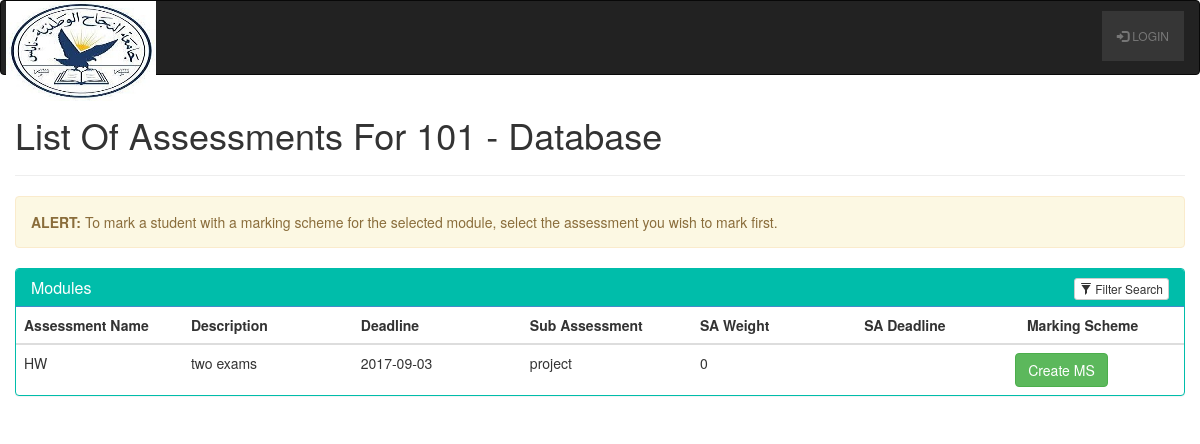
Screenshot of /lecturer/view-assessments-marking-scheme.php?id=101 with the database file from the repository.
### tables this page shows
CREATE TABLE `module` (
  `id` int(9) NOT NULL,
  `module_code` varchar(7) NOT NULL,
  `module_name` varchar(50) NOT NULL,
  `lecturer_id` int(255) NOT NULL,
  `module_leader` varchar(50) NOT NULL,
  `description` varchar(250) NOT NULL,
  `level` varchar(25) NOT NULL,
  `assessment1` varchar(50) NOT NULL,
  `assessment2` varchar(50) NOT NULL,
  `assessment3` varchar(50) NOT NULL,
  `lecturers_linked` varchar(250) NOT NULL,
  `engagement_points` varchar(500) NOT NULL
);

CREATE TABLE `assessment` (
  `assessment_code` int(9) NOT NULL,
  `module_code` varchar(15) NOT NULL,
  `name` varchar(250) NOT NULL,
  `number_markers` int(11) NOT NULL,
  `marking_scheme` varchar(9) NOT NULL,
  `weighs` varchar(5) NOT NULL,
  `description` varchar(255) NOT NULL,
  `deadline` varchar(15) NOT NULL,
  `markers` varchar(40) NOT NULL,
  `sub_assessment` varchar(60) NOT NULL,
  `sub_assessment_description` varchar(100) NOT NULL,
  `sub_assessment_weight` int(11) NOT NULL,
  `sub_assessment_marking_scheme` varchar(50) NOT NULL,
  `sub_assessment_deadline` varchar(50) NOT NULL
);

### lecturer/view-assessments-marking-scheme.php (the view, shortened to what this page needs)
<!DOCTYPE html>
<html>
  <?php
    include "../includes/header.php";
    include "../includes/lecturer-navbar.php";
    include "../db_handler.php";
  ?>
  <link rel="stylesheet" href="https://maxcdn.bootstrapcdn.com/bootstrap/3.3.7/css/bootstrap.min.css">
<head>
    <link rel="stylesheet" type="text/css" href="bootstrap/css/bootstrap.min.css"/>
</head>
<body>
<div class="container">
    <div class="row">
    	<h1>List Of Assessments For
        <?php
            $module = mysqli_real_escape_string($conn, $_GET['id']);
            $sql = "SELECT * FROM module WHERE module_code = '$module'";
            $result = mysqli_query($conn, $sql) or die(mysqli_error($conn));
                while($row = mysqli_fetch_array($result)) {
                  $mcode = $row['module_code'];
                  $mname = $row['module_name'];
            }
            echo $mcode . " - " . $mname;
        ?>
      </h1>
    	<hr>
      <div class="alert alert-warning" role="alert">
        <strong>ALERT: </strong> To mark a student with a marking scheme for the selected module, select the assessment you wish to mark first.
      </div>
        <div class="panel panel-primary filterable" style="border-color: #00bdaa;">
            <div class="panel-heading" style="background-color: #00bdaa;">
                <h3 class="panel-title">Modules</h3>
                <div class="pull-right">
                    <button class="btn btn-default btn-xs btn-filter"><span class="glyphicon glyphicon-filter"></span> Filter Search</button>
                </div>
            </div>
            <table class="table">
                <thead>
                    <tr class="filters">
                        <th><input type="text" class="form-control" placeholder="Assessment Name" disabled></th>
                        <th><input type="text" class="form-control" placeholder="Description" disabled></th>
                        <th><input type="text" class="form-control" placeholder="Deadline" disabled></th>
                        <th><input type="text" class="form-control" placeholder="Sub Assessment" disabled></th>
                        <th><input type="text" class="form-control" placeholder="SA Weight" disabled></th>
                        <th><input type="text" class="form-control" placeholder="SA Deadline" disabled></th>
                        <th><input type="text" class="form-control" placeholder="Marking Scheme" disabled></th>
                    </tr>
                </thead>
                <tbody>
                    <?php
                        $output = '';
                        if(isset($_POST["query"]))
                        {
                         $search = mysqli_real_escape_string($conn, $_POST["query"]);
                         $query = "
                          SELECT * FROM assessment
                          WHERE name LIKE '%".$search."%'
                          OR description LIKE '%".$search."%'
                          OR sub_assessment LIKE '%".$search."%'
                         ";
                        }
                        else
                        {
                          $mcode = mysqli_real_escape_string($conn, $_GET['id']);
                          $sql = "SELECT * FROM assessment WHERE module_code = '$mcode'";
                          $res = mysqli_query($conn, $sql);
                        }
                        while($row = mysqli_fetch_array($res)) {
                          $assessment = $row["assessment_code"];
                            $output .= '
                             <tr>
                              <td>'.$row["name"].'</td>
                              <td>'.$row["description"].'</td>
                              <td>'.$row["deadline"].'</td>
                              <td>'.$row["sub_assessment"].'</td>
                              <td>'.$row["sub_assessment_weight"].'</td>
                              <td>'.$row["sub_assessment_deadline"].'</td>
                                <td class="text-center">
                                  <button type="button" class="btn btn-success"><a href="marking-scheme.php?id=' . $assessment . '">Create MS</a></button>
                                </td>
                              </tr>
                              </div>
                            ';
                          }
                        echo $output;
                    ?>
            </div>
        </div>
</body>
</html>

### includes/lecturer-navbar.php (style rules this page uses)
div { display: block; }

### lecturer/view-assessments-marking-scheme.php (style rules this page uses)
.filterable { margin-top: 15px; }
.filterable .panel-heading .pull-right { margin-top: -20px; }
.filterable .filters input[disabled] { background-color: transparent; border: none; cursor: auto; box-shadow: none; padding: 0; height: auto; }
button { margin-left: -80px; }
a { color: white; }

### rows the page displays
module: module_code "101", module_name "Database"
assessment: name "HW", description "two exams", deadline "2017-09-03", sub_assessment "project", sub_assessment_weight "0"
